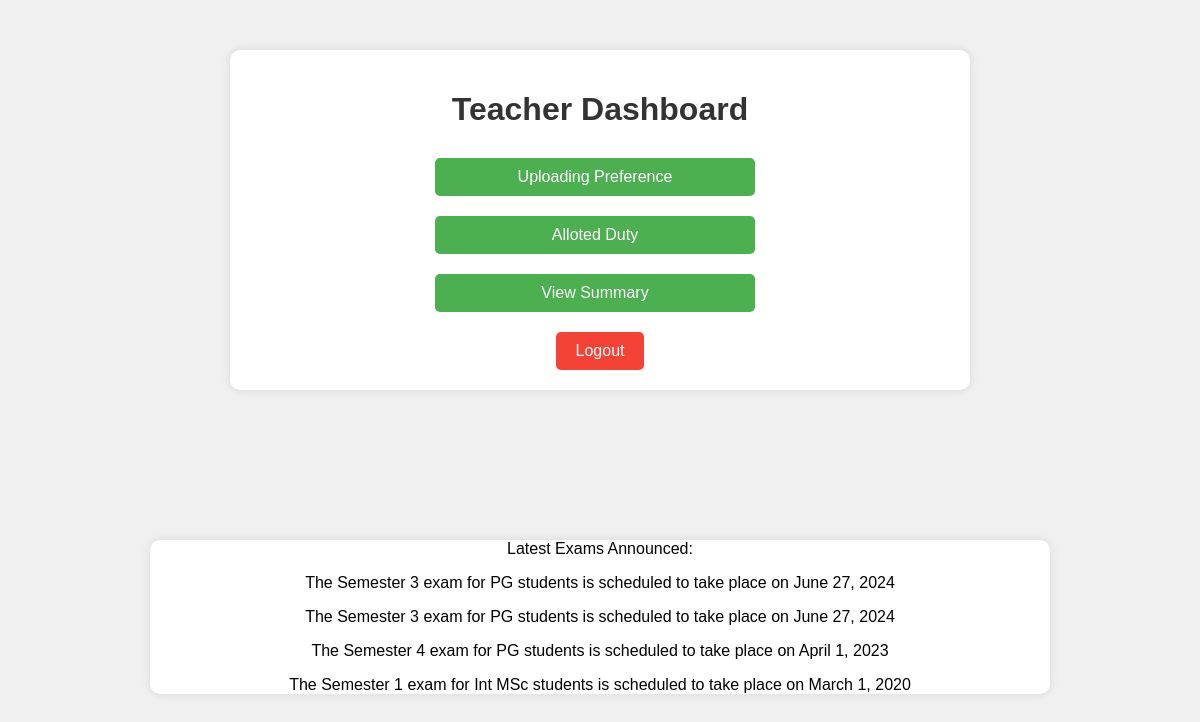
Before: /teacher_dashboard/ with the older database file.
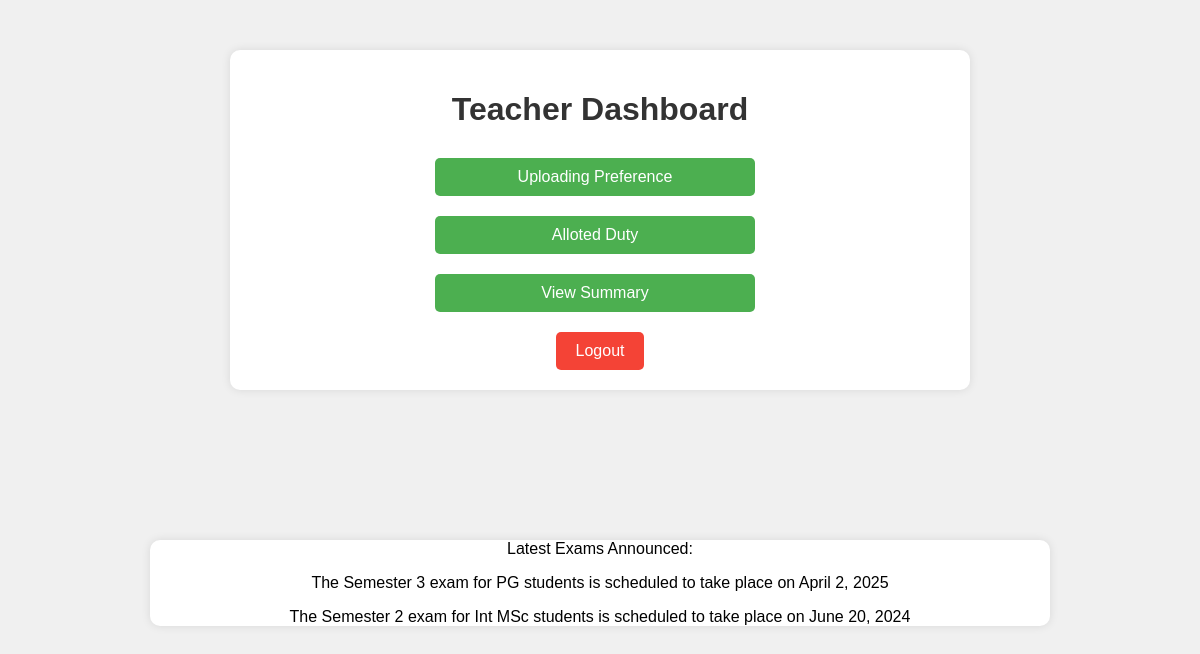
After: the same page with the newer database file.
### exam/models.py (models this page shows, shortened)
class Exam(models.Model):
    sem = models.IntegerField()
    year = models.IntegerField()
    month = models.CharField(max_length=20)
    grad_level = models.CharField(max_length=20)
    date = models.DateField(default="2020-01-01")

### exam/views.py (the view)
# urls.py: path('teacher_dashboard/', views.teacher_dashboard, name='teacher_dashboard'),
def teacher_dashboard(request):
    latest_exams = Exam.objects.order_by('-date')[:4]
    return render(request, 'exam/teacher.html', {'latest_exams': latest_exams})

### exam/templates/exam/teacher.html (shortened to what this page needs)
<!DOCTYPE html>
<html lang="en">
<head>
</head>
<body>
    <div class="container">
        <h1>Teacher Dashboard</h1>
        <div class="section">
            <a href="{% url 'upload_preferences' %}" class="button">Uploading Preference</a>
        </div>
        <div class="section">
            <a href="{% url 'view_alloted_duty' %}" class="button">Alloted Duty</a>
        </div>
        <div class="section">
            <a href="{% url 'view_summary' %}" class="button">View Summary</a>
        </div>
        <div>
            <a href="{% url 'logout' %}" class="logout">Logout</a>
        </div>
    </div>
    {% if latest_exams %}
        <div class="container2">
            <p>Latest Exams Announced:</p>
            {% for exam in latest_exams %}
                <div style="margin-bottom: 0px;">
                    <p>The Semester {{ exam.sem }} exam for {{ exam.grad_level }} students is scheduled to take place on {{ exam.date }}</p>
                </div>
            {% endfor %}
        </div>
    {% else %}
        <div class="container">
            <p>No exams announced yet.</p>
        </div>
    {% endif %}
</body>
</html>

Changed rows visible on the page:
removed Exam: sem "3", grad_level "PG", date "June 27, 2024"
removed Exam: sem "3", grad_level "PG", date "June 27, 2024"
removed Exam: sem "4", grad_level "PG", date "April 1, 2023"
removed Exam: sem "1", grad_level "Int MSc", date "March 1, 2020"
added Exam: sem "3", grad_level "PG", date "April 2, 2025"
added Exam: sem "2", grad_level "Int MSc", date "June 20, 2024"
